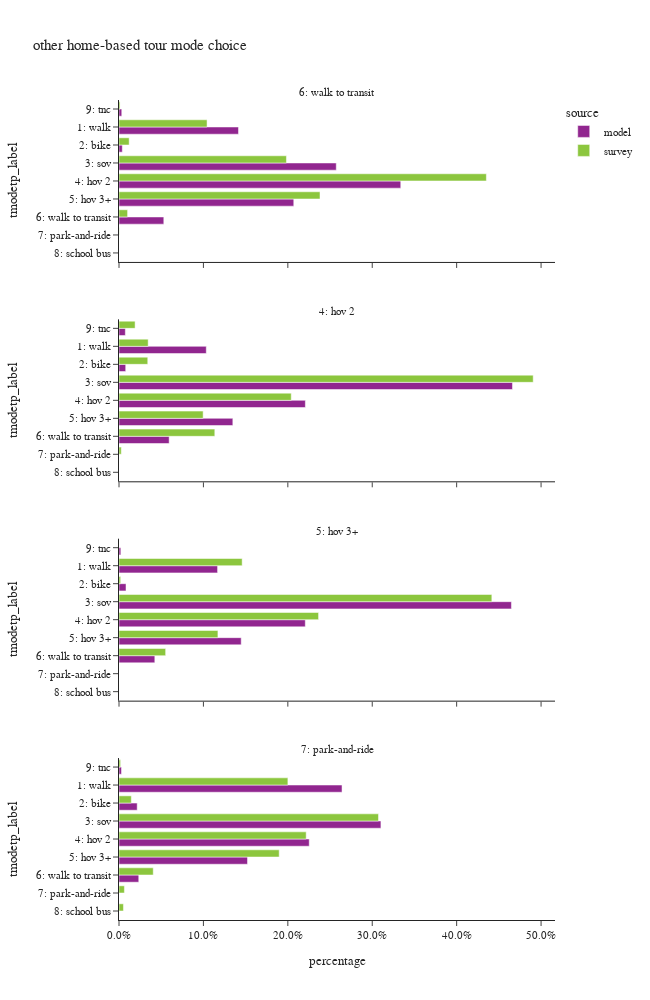

The notebook cell saved with this chart:
### Code cell
df_plot = hb_tour.groupby(['source', 'pdpurp_label', 'tmodetp_label']).agg(
    toexpfac_sum=pl.col('toexpfac').sum(),
    sample_count=pl.col('toexpfac').count()
)

df_plot = df_plot.with_columns(
    (pl.col('toexpfac_sum') / pl.col('toexpfac_sum').sum().over(['source', 'pdpurp_label'])).alias('percentage')
)

fig = px.bar(df_plot.sort(by=['source', 'tmodetp_label']),
             x="percentage", y="tmodetp_label", color="source", barmode="group",
             facet_col='pdpurp_label', facet_col_wrap=1, orientation='h',
             hover_data=['sample_count'],
             category_orders={"tmodetp_label": ["1: walk", "2: bike", "3: sov", "4: hov 2", "5: hov 3+", "6: walk to transit",
                                                "7: park-and-ride", "8: school bus", "9: other–survey only"]},
             title="other home-based tour mode choice")
fig.update_layout(height=1000, width=650)
fig.for_each_annotation(lambda a: a.update(text=a.text.split("=")[-1]))
fig.for_each_xaxis(lambda a: a.update(tickformat=".1%"))
fig.show()

### Figure 1 — Plotly figure (JSON) as saved in the notebook; plotly's stock layout.template omitted (floating-point values rounded to 4 significant figures)
{"data": [{"alignmentgroup": "True", "customdata": [[10], [45246], [1249], [82280], [106704], [66187], [16968], [1047]], "hovertemplate": "source=model<br>pdpurp_label=6: walk to transit<br>percentage=%{x}<br>tmodetp_label=%{y}<br>sample_count=%{customdata[0]}<extra></extra>", "legendgroup": "model", "marker": {"color": "#91268F", "pattern": {"shape": ""}}, "name": "model", "offsetgroup": "model", "orientation": "h", "showlegend": true, "textposition": "auto", "type": "bar", "x": [3.128e-05, 0.1415, 0.003907, 0.2574, 0.3338, 0.207, 0.05308, 0.003275], "xaxis": "x4", "y": [null, "1: walk", "2: bike", "3: sov", "4: hov 2", "5: hov 3+", "6: walk to transit", "9: tnc"], "yaxis": "y4"}, {"alignmentgroup": "True", "customdata": [[10], [40640], [3122], [183230], [86784], [53013], [23356], [2950]], "hovertemplate": "source=model<br>pdpurp_label=4: hov 2<br>percentage=%{x}<br>tmodetp_label=%{y}<br>sample_count=%{customdata[0]}<extra></extra>", "legendgroup": "model", "marker": {"color": "#91268F", "pattern": {"shape": ""}}, "name": "model", "offsetgroup": "model", "orientation": "h", "showlegend": false, "textposition": "auto", "type": "bar", "x": [2.544e-05, 0.1034, 0.007942, 0.4661, 0.2208, 0.1349, 0.05941, 0.007504], "xaxis": "x3", "y": [null, "1: walk", "2: bike", "3: sov", "4: hov 2", "5: hov 3+", "6: walk to transit", "9: tnc"], "yaxis": "y3"}, {"alignmentgroup": "True", "customdata": [[9], [83801], [5955], [333631], [158381], [103901], [30452], [1554]], "hovertemplate": "source=model<br>pdpurp_label=5: hov 3+<br>percentage=%{x}<br>tmodetp_label=%{y}<br>sample_count=%{customdata[0]}<extra></extra>", "legendgroup": "model", "marker": {"color": "#91268F", "pattern": {"shape": ""}}, "name": "model", "offsetgroup": "model", "orientation": "h", "showlegend": false, "textposition": "auto", "type": "bar", "x": [1.254e-05, 0.1168, 0.008298, 0.4649, 0.2207, 0.1448, 0.04243, 0.002165], "xaxis": "x2", "y": [null, "1: walk", "2: bike", "3: sov", "4: hov 2", "5: hov 3+", "6: walk to transit", "9: tnc"], "yaxis": "y2"}, {"alignmentgroup": "True", "customdata": [[51], [376984], [30744], [442734], [321534], [217202], [33405], [4201]], "hovertemplate": "source=model<br>pdpurp_label=7: park-and-ride<br>percentage=%{x}<br>tmodetp_label=%{y}<br>sample_count=%{customdata[0]}<extra></extra>", "legendgroup": "model", "marker": {"color": "#91268F", "pattern": {"shape": ""}}, "name": "model", "offsetgroup": "model", "orientation": "h", "showlegend": false, "textposition": "auto", "type": "bar", "x": [3.574e-05, 0.2642, 0.02155, 0.3103, 0.2253, 0.1522, 0.02341, 0.002944], "xaxis": "x", "y": [null, "1: walk", "2: bike", "3: sov", "4: hov 2", "5: hov 3+", "6: walk to transit", "9: tnc"], "yaxis": "y"}, {"alignmentgroup": "True", "customdata": [[3], [210], [25], [205], [211], [97], [42], [3], [5]], "hovertemplate": "source=survey<br>pdpurp_label=6: walk to transit<br>percentage=%{x}<br>tmodetp_label=%{y}<br>sample_count=%{customdata[0]}<extra></extra>", "legendgroup": "survey", "marker": {"color": "#8CC63E", "pattern": {"shape": ""}}, "name": "survey", "offsetgroup": "survey", "orientation": "h", "showlegend": true, "textposition": "auto", "type": "bar", "x": [0.0003294, 0.1043, 0.01204, 0.1984, 0.4352, 0.2381, 0.01017, 0.0002442, 0.001233], "xaxis": "x4", "y": [null, "1: walk", "2: bike", "3: sov", "4: hov 2", "5: hov 3+", "6: walk to transit", "7: park-and-ride", "9: tnc"], "yaxis": "y4"}, {"alignmentgroup": "True", "customdata": [[6], [90], [9], [391], [188], [63], [80], [4], [17]], "hovertemplate": "source=survey<br>pdpurp_label=4: hov 2<br>percentage=%{x}<br>tmodetp_label=%{y}<br>sample_count=%{customdata[0]}<extra></extra>", "legendgroup": "survey", "marker": {"color": "#8CC63E", "pattern": {"shape": ""}}, "name": "survey", "offsetgroup": "survey", "orientation": "h", "showlegend": false, "textposition": "auto", "type": "bar", "x": [0.001675, 0.03456, 0.03407, 0.4907, 0.2041, 0.09968, 0.1135, 0.002713, 0.01908], "xaxis": "x3", "y": [null, "1: walk", "2: bike", "3: sov", "4: hov 2", "5: hov 3+", "6: walk to transit", "7: park-and-ride", "9: tnc"], "yaxis": "y3"}, {"alignmentgroup": "True", "customdata": [[7], [310], [17], [627], [316], [128], [76], [2]], "hovertemplate": "source=survey<br>pdpurp_label=5: hov 3+<br>percentage=%{x}<br>tmodetp_label=%{y}<br>sample_count=%{customdata[0]}<extra></extra>", "legendgroup": "survey", "marker": {"color": "#8CC63E", "pattern": {"shape": ""}}, "name": "survey", "offsetgroup": "survey", "orientation": "h", "showlegend": false, "textposition": "auto", "type": "bar", "x": [0.00156, 0.1459, 0.001952, 0.4417, 0.2364, 0.1172, 0.05526, 3.367e-05], "xaxis": "x2", "y": [null, "1: walk", "2: bike", "3: sov", "4: hov 2", "5: hov 3+", "6: walk to transit", "8: school bus"], "yaxis": "y2"}, {"alignmentgroup": "True", "customdata": [[12], [1107], [105], [865], [526], [367], [132], [15], [5], [12]], "hovertemplate": "source=survey<br>pdpurp_label=7: park-and-ride<br>percentage=%{x}<br>tmodetp_label=%{y}<br>sample_count=%{customdata[0]}<extra></extra>", "legendgroup": "survey", "marker": {"color": "#8CC63E", "pattern": {"shape": ""}}, "name": "survey", "offsetgroup": "survey", "orientation": "h", "showlegend": false, "textposition": "auto", "type": "bar", "x": [0.01232, 0.2001, 0.01459, 0.3074, 0.2217, 0.1898, 0.04057, 0.006393, 0.005262, 0.001885], "xaxis": "x", "y": [null, "1: walk", "2: bike", "3: sov", "4: hov 2", "5: hov 3+", "6: walk to transit", "7: park-and-ride", "8: school bus", "9: tnc"], "yaxis": "y"}], "layout": {"annotations": [{"font": {}, "showarrow": false, "text": "7: park-and-ride", "x": 0.5, "xanchor": "center", "xref": "paper", "y": 0.1975, "yanchor": "bottom", "yref": "paper"}, {"font": {}, "showarrow": false, "text": "5: hov 3+", "x": 0.5, "xanchor": "center", "xref": "paper", "y": 0.465, "yanchor": "bottom", "yref": "paper"}, {"font": {}, "showarrow": false, "text": "4: hov 2", "x": 0.5, "xanchor": "center", "xref": "paper", "y": 0.7325, "yanchor": "bottom", "yref": "paper"}, {"font": {}, "showarrow": false, "text": "6: walk to transit", "x": 0.5, "xanchor": "center", "xref": "paper", "y": 1, "yanchor": "bottom", "yref": "paper"}], "barmode": "group", "height": 1000, "legend": {"title": {"text": "source"}, "tracegroupgap": 0}, "title": {"text": "other home-based tour mode choice"}, "width": 650, "xaxis": {"anchor": "y", "domain": [0, 1], "tickformat": ".1%", "title": {"text": "percentage"}}, "xaxis2": {"anchor": "y2", "domain": [0, 1], "matches": "x", "showticklabels": false, "tickformat": ".1%"}, "xaxis3": {"anchor": "y3", "domain": [0, 1], "matches": "x", "showticklabels": false, "tickformat": ".1%"}, "xaxis4": {"anchor": "y4", "domain": [0, 1], "matches": "x", "showticklabels": false, "tickformat": ".1%"}, "yaxis": {"anchor": "x", "categoryarray": ["9: other–survey only", "8: school bus", "7: park-and-ride", "6: walk to transit", "5: hov 3+", "4: hov 2", "3: sov", "2: bike", "1: walk"], "categoryorder": "array", "domain": [0, 0.1975], "title": {"text": "tmodetp_label"}}, "yaxis2": {"anchor": "x2", "categoryarray": ["9: other–survey only", "8: school bus", "7: park-and-ride", "6: walk to transit", "5: hov 3+", "4: hov 2", "3: sov", "2: bike", "1: walk"], "categoryorder": "array", "domain": [0.2675, 0.465], "matches": "y", "title": {"text": "tmodetp_label"}}, "yaxis3": {"anchor": "x3", "categoryarray": ["9: other–survey only", "8: school bus", "7: park-and-ride", "6: walk to transit", "5: hov 3+", "4: hov 2", "3: sov", "2: bike", "1: walk"], "categoryorder": "array", "domain": [0.535, 0.7325], "matches": "y", "title": {"text": "tmodetp_label"}}, "yaxis4": {"anchor": "x4", "categoryarray": ["9: other–survey only", "8: school bus", "7: park-and-ride", "6: walk to transit", "5: hov 3+", "4: hov 2", "3: sov", "2: bike", "1: walk"], "categoryorder": "array", "domain": [0.8025, 1], "matches": "y", "title": {"text": "tmodetp_label"}}}}
